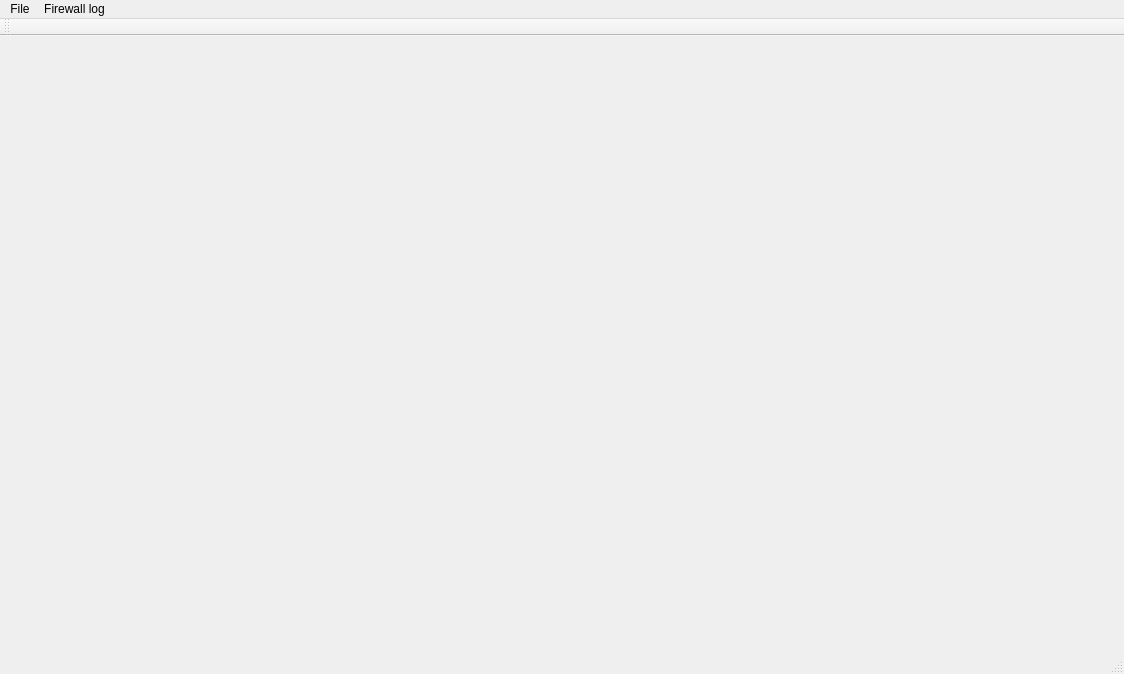
<?xml version="1.0" encoding="UTF-8"?>
<ui version="4.0">
 <class>MainWindow</class>
 <widget class="QMainWindow" name="MainWindow">
  <property name="geometry">
   <rect>
    <x>0</x>
    <y>0</y>
    <width>1124</width>
    <height>674</height>
   </rect>
  </property>
  <property name="windowTitle">
   <string>MainWindow</string>
  </property>
  <widget class="QWidget" name="centralWidget"/>
  <widget class="QMenuBar" name="menuBar">
   <property name="geometry">
    <rect>
     <x>0</x>
     <y>0</y>
     <width>1124</width>
     <height>22</height>
    </rect>
   </property>
   <widget class="QMenu" name="menuFile">
    <property name="title">
     <string>File</string>
    </property>
    <addaction name="actionConnect_DB"/>
    <addaction name="separator"/>
    <addaction name="actionExit"/>
   </widget>
   <widget class="QMenu" name="menuFirewall_log">
    <property name="title">
     <string>Firewall log</string>
    </property>
    <addaction name="actionLoad_logfile"/>
   </widget>
   <addaction name="menuFile"/>
   <addaction name="menuFirewall_log"/>
  </widget>
  <widget class="QToolBar" name="mainToolBar">
   <attribute name="toolBarArea">
    <enum>TopToolBarArea</enum>
   </attribute>
   <attribute name="toolBarBreak">
    <bool>false</bool>
   </attribute>
  </widget>
  <widget class="QStatusBar" name="statusBar"/>
  <action name="actionExit">
   <property name="text">
    <string>Exit</string>
   </property>
  </action>
  <action name="actionLoad_logfile">
   <property name="text">
    <string>Load logfile</string>
   </property>
  </action>
  <action name="actionConnect_DB">
   <property name="text">
    <string>Connect DB</string>
   </property>
  </action>
 </widget>
 <layoutdefault spacing="6" margin="11"/>
 <resources/>
 <connections/>
</ui>
